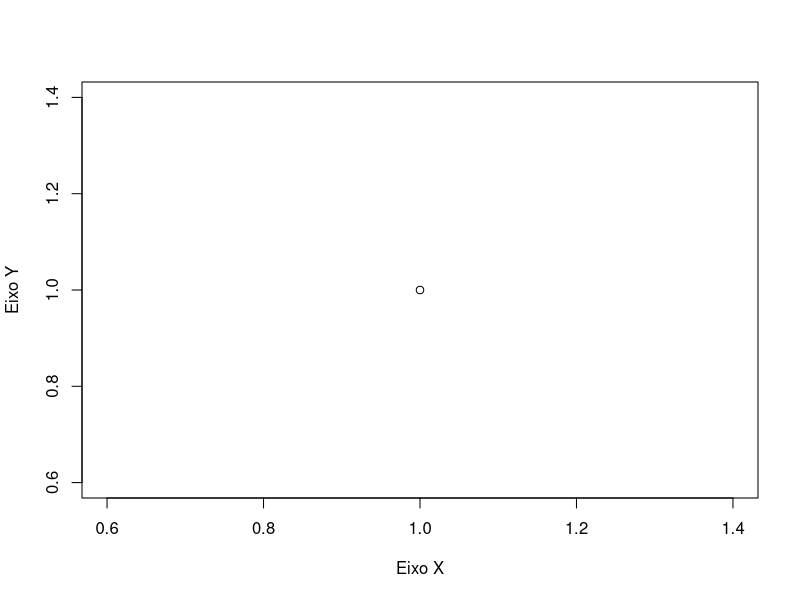
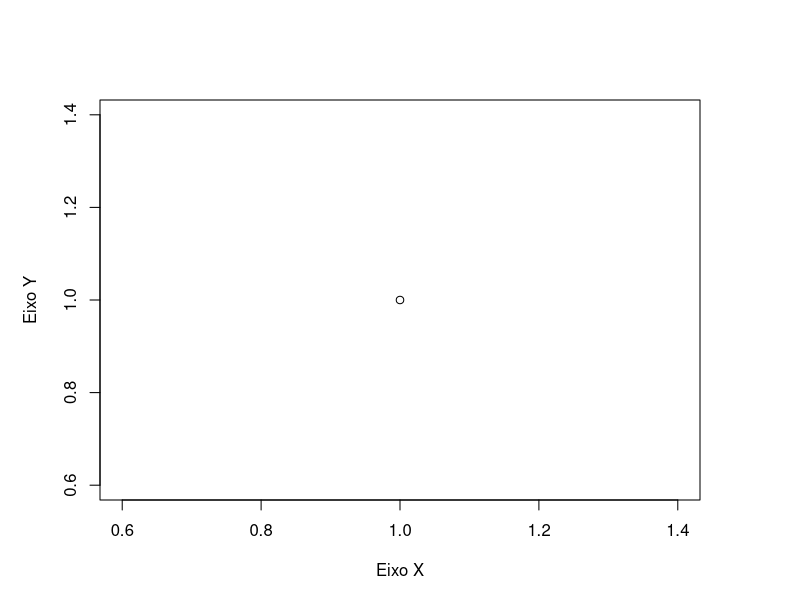
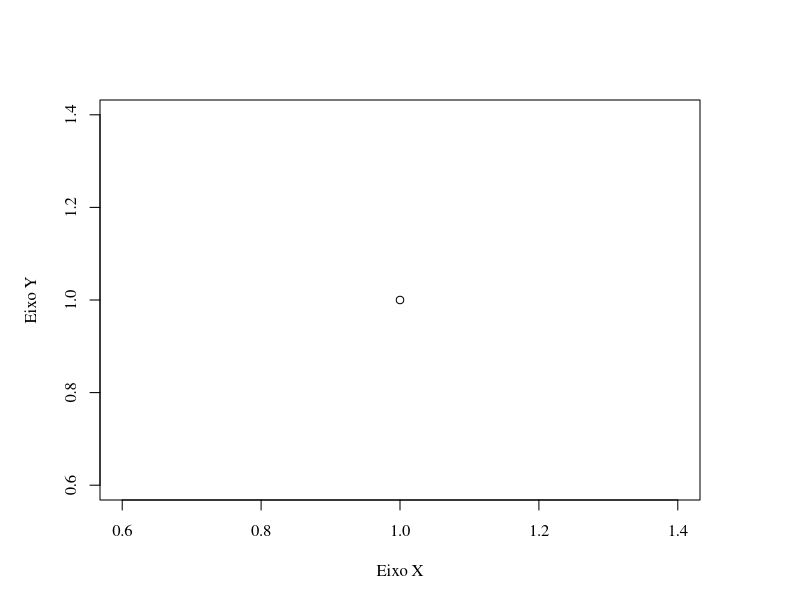
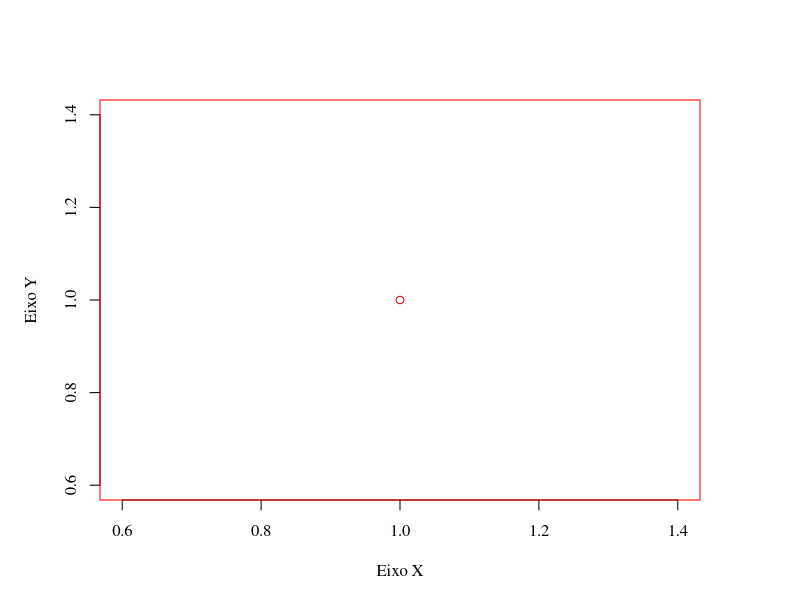
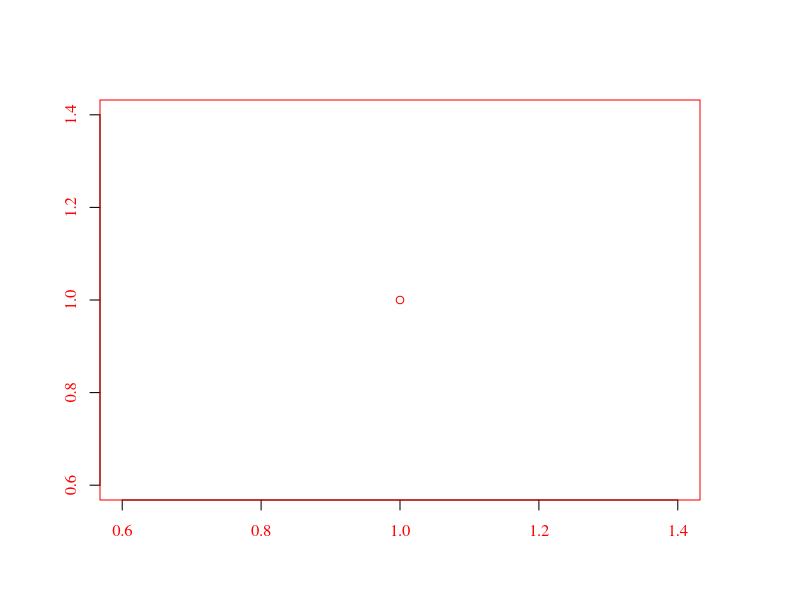
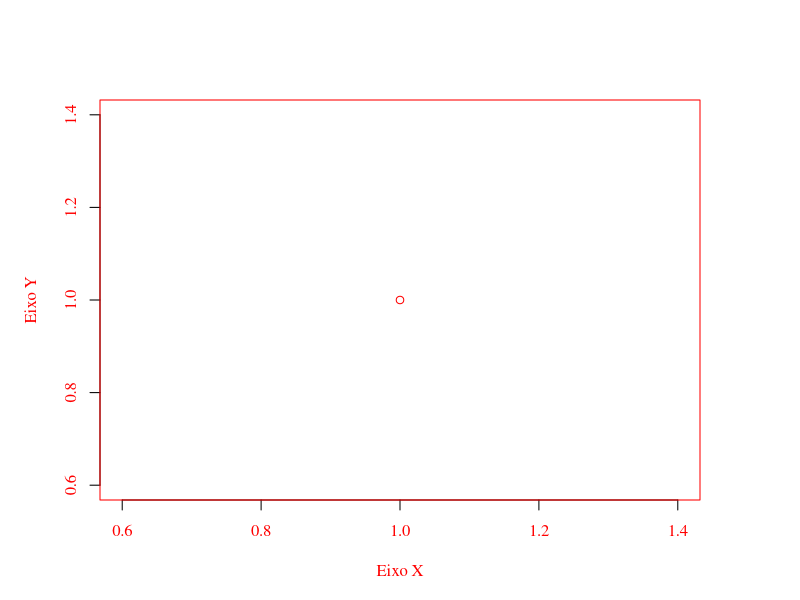
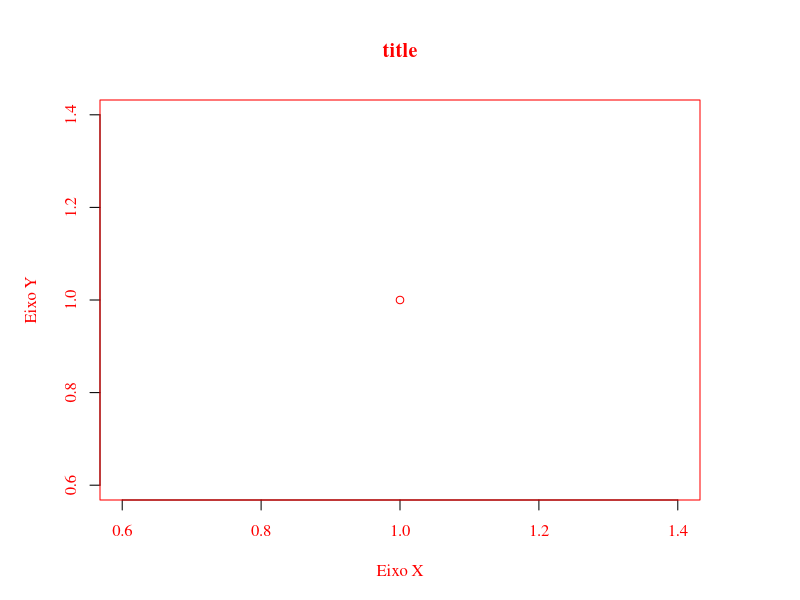
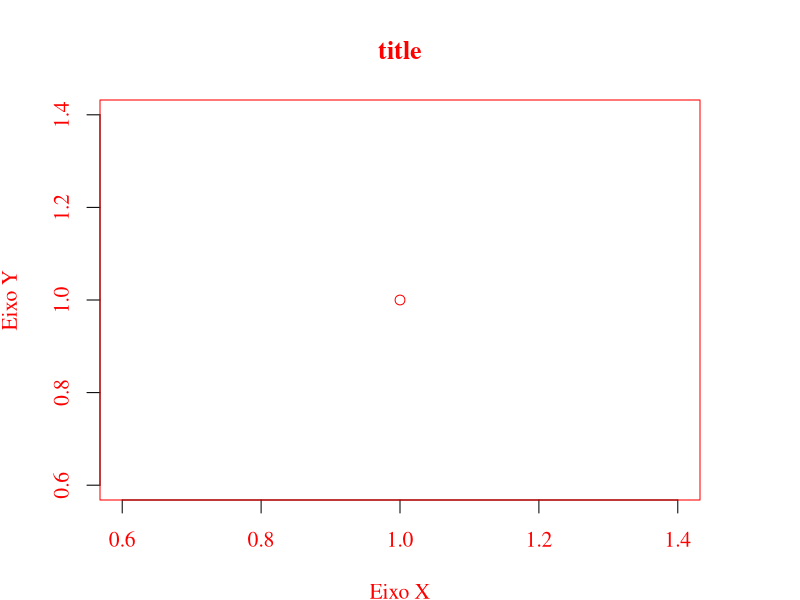

Write R code to recreate these figures, in order.
## ---- chunk 1
plot(1,1, ylab="Eixo Y",xlab="Eixo X")
## ---- chunk 2
par(mai=c(1,1,1,1))
plot(1,1, ylab="Eixo Y",xlab="Eixo X")
## ---- chunk 3
par(family="serif")
plot(1,1, ylab="Eixo Y",xlab="Eixo X")
## ---- chunk 4
par(col="red")
plot(1,1, ylab="Eixo Y",xlab="Eixo X")
## ---- chunk 5
par(col.axis="red")
plot(1,1, ylab="",xlab="")
## ---- chunk 6
par(col.lab="red")
plot(1,1, ylab="Eixo Y",xlab="Eixo X")
## ---- chunk 7
par(col.main="red")
plot(1,1, ylab="Eixo Y",xlab="Eixo X",main="title")
## ---- chunk 8
par(cex=1.3)
plot(1,1, ylab="Eixo Y",xlab="Eixo X",main="title")
## ---- chunk 9
plot(c(1,2,3,4,5,6), ylab="Eixo Y",xlab="Eixo X",main="title", type="o",col="red")
par(new=T)
plot(c(6,5,4,3,2,1), ylab="",xlab="",main="", type="o",col="blue")
## ---- chunk 10
par(mfrow=c(1,2))
plot(c(1,2,3,4,5,6), ylab="Eixo Y",xlab="Eixo X",main="title", type="o",col="red")
plot(c(6,5,4,3,2,1), ylab="Eixo Y",xlab="Eixo X",main="title", type="o",col="blue")
## ---- chunk 11
matrix(c(1,3,2,3), ncol=2)
## ---- chunk 12
layout(matrix(c(1,3,2,3), ncol=2))
plot(c(1,2,3,4,5,6), ylab="Eixo Y",xlab="Eixo X",main="title", type="o",col="red")
plot(c(6,5,4,3,2,1), ylab="Eixo Y",xlab="Eixo X",main="title", type="o",col="blue")
plot(c(1,6,1,6,1,6), ylab="Eixo Y",xlab="Eixo X",main="title", type="o",col="blue")
